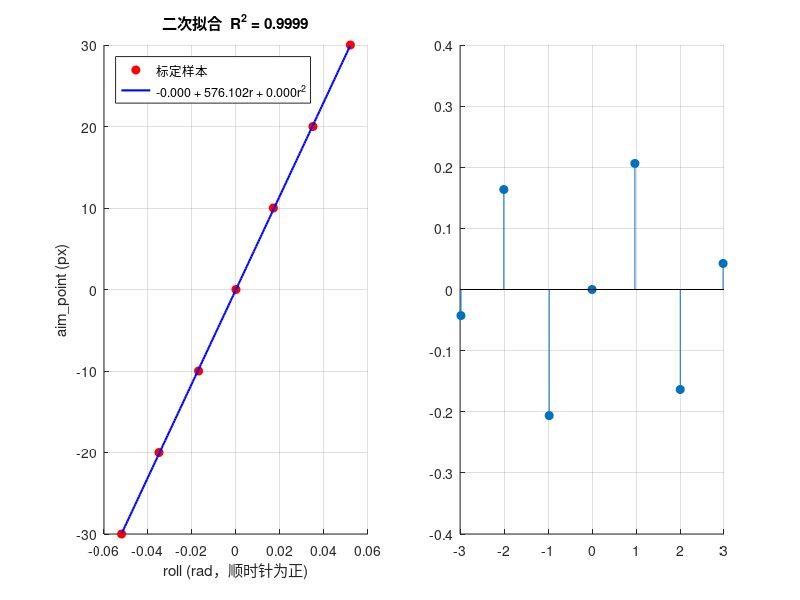

MATLAB code to generate this figure: (Note: this script raises an error after producing the figure.)
%% fit_roll_yaw.m
% roll→yaw 瞄准点补偿拟合脚本（流水线第 3 步，与距离/高度拟合相互独立）
%
% 模型：aim_point_px = c0 + c1*roll + c2*roll^2
%   roll         = 电控 IMU 的 roll 偏角（rad，顺时针为正，终端打印的 roll 值）
%   aim_point_px = 该 roll 下命中目标时，终端打印的 yaw 平均偏移 avg（像素）
%
% 物理含义（对应 configs/test.yaml roll_yaw_compensation_coeffs 注释）：
%   roll 顺时针 → 弹着偏右 → 需云台向左补 → 瞄准点为正值（目标需偏右），
%   瞄准判定为 yaw_offset 收敛到 aim_point_px（减法语义）。
%
% 采数流程：
%   ① 调平（roll≈0）试射定零点：调 yaw 至落点正中，记录终端 avg 作为 (roll_0, aim_0)；
%   ② 垫已知 roll 角（正/负多档，建议 ±3° 内 5 档以上）试射，每档调 yaw 至落点回正，
%      记录当时打印的 roll 与 avg；
%   ③ 本脚本二次拟合。
%
% 注意系数顺序：polyfit 输出降幂 [c2, c1, c0]，
%   yaml 的 roll_yaw_compensation_coeffs 为升幂 [c0, c1, c2]，脚本输出已排好。

clear; clc; close all

%% 1. 录入标定样本  ↓↓↓ 替换为你的实测数据（两向量等长） ↓↓↓
roll_rad  = [-0.052 -0.035 -0.017 0.000 0.017 0.035 0.052];   % 终端打印 roll（rad）
aim_px    = [ -30   -20   -10    0    10   20   30];          % 命中时终端 avg（像素）

assert(numel(roll_rad) == numel(aim_px), 'roll_rad 与 aim_px 长度必须一致');
assert(numel(roll_rad) >= 3, '二次拟合至少需要 3 个样本点');
roll_rad = roll_rad(:);
aim_px   = aim_px(:);

%% 2. 二次拟合
p = polyfit(roll_rad, aim_px, 2);    % p = [c2, c1, c0]（降幂）
c2 = p(1); c1 = p(2); c0 = p(3);

aim_fit = polyval(p, roll_rad);
resid   = aim_px - aim_fit;
ss_res  = sum(resid.^2);
ss_tot  = sum((aim_px - mean(aim_px)).^2);
r2 = 1 - ss_res / ss_tot;

%% 3. 结果输出（可直接复制到 configs/test.yaml）
fprintf('\n===== 拟合结果 =====\n');
fprintf('aim_point_px = %.6f + %.6f*roll + %.6f*roll^2\n', c0, c1, c2);
fprintf('R^2 = %.4f\n', r2);
fprintf('残差最大绝对值: %.3f px\n', max(abs(resid)));
fprintf('\n复制到 configs/test.yaml（顺序 [c0, c1, c2] 升幂）：\n');
fprintf('roll_yaw_compensation_coeffs: [%.6f, %.6f, %.6f]\n\n', c0, c1, c2);

%% 4. 可视化
x_plot = linspace(min(roll_rad), max(roll_rad), 200);

figure('Name', 'roll→yaw 瞄准点拟合', 'Position', [100 100 1100 420]);

subplot(1, 2, 1); hold on; grid on
plot(roll_rad, aim_px, 'ro', 'MarkerFaceColor', 'r', 'DisplayName', '标定样本');
plot(x_plot, polyval(p, x_plot), 'b-', 'LineWidth', 1.5, 'DisplayName', ...
    sprintf('%.3f + %.3fr + %.3fr^2', c0, c1, c2));
xlabel('roll (rad，顺时针为正)'); ylabel('aim\_point (px)');
title(sprintf('二次拟合  R^2 = %.4f', r2));
legend('Location', 'northwest');

subplot(1, 2, 2); hold on; grid on
stem(rad2deg(roll_rad), resid, 'filled');
yline(0, 'k--');
xlabel('roll (deg)'); ylabel('残差 (px)');
title('拟合残差（应 < 瞄准死区 3px）');

%% 5. 填回后的符号自检（重要）
% 将所有系数填入 yaml 后，垫一个已知 roll 角试射：
%   若落点偏差【同方向翻倍】→ 符号反了，把三个系数全部取负重新填入；
%   若落点回正或偏差明显减小 → 符号正确。
% 原理：roll 补偿的符号约定必须与标定数据定义完全一致，否则补偿方向相反、越补越偏。
